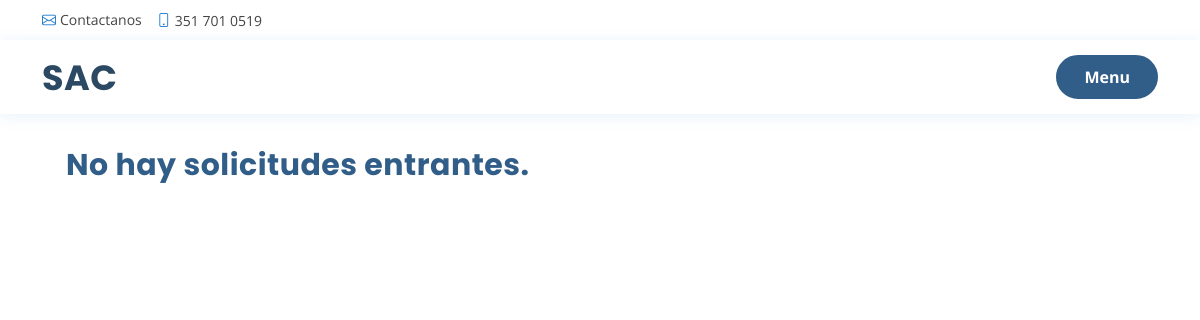
Before: /extraccionista/ (signed in) with the older database file.
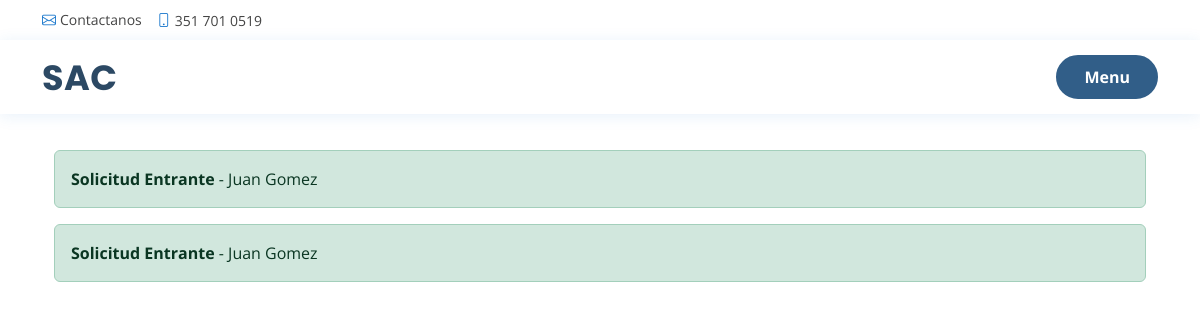
After: the same page with the newer database file.
### app/models.py (models this page shows, shortened)
class Solicitud(models.Model):
    ESTADO_CHOICES = [
        ('activa', 'Activa'),
        ('finalizada', 'Finalizada'),
    ]
    MP = models.CharField(("nombre pedido:"),max_length=25)
    DNI = models.CharField(("descripcion pedido"),max_length=25)
    fecha =  models.DateField (max_length=26)
    estado = models.CharField(max_length=10, choices=ESTADO_CHOICES, default='activa')
    paciente = models.ForeignKey(Paciente, on_delete=models.CASCADE, null=True)
    estudios = models.ManyToManyField(Estudio, blank=True , related_name='estudios')

class Paciente(models.Model):
    nombre = models.CharField(("Nombre"), max_length=50)
    apellido = models.CharField(("Apellido"), max_length=50)
    email = models.EmailField(("Email"), max_length=254, default='')
    descripcion = models.CharField(max_length=25)
    direccion = models.CharField(("Direccion"), max_length=50)
    tipo_documento = models.CharField(("Tipo Documento"), max_length=50)
    documento = models.CharField(("Numero Documento"), max_length=50)

### app/views.py (the view)
# urls.py: path("extraccionista/", extraccionista, name="extraccionista"),
def extraccionista(request):
    solicitudes_activas = Solicitud.objects.filter(estado='activa')
    return render(request, "extraccionista.html", {'solicitudes': solicitudes_activas})

### app/templates/extraccionista.html (shortened to what this page needs)
{% load static %}
{% if user.is_authenticated %}
{% if user.is_recep == False %}
<!DOCTYPE html>
<html lang="en">
<head>
  <link href="{% static 'assets/fontawesome-free/css/all.min.css' %}" rel="stylesheet">
  <link href="{% static 'assets/bootstrap/css/bootstrap.min.css' %}" rel="stylesheet">
  <link href="{% static 'assets/bootstrap-icons/bootstrap-icons.css' %}" rel="stylesheet">
  <link href="{% static 'assets/boxicons/css/boxicons.min.css' %}" rel="stylesheet">
  <link href="{% static 'assets/glightbox/css/glightbox.min.css' %}" rel="stylesheet">
  <link href="{% static 'assets/remixicon/remixicon.css' %}" rel="stylesheet">
  <link href="{% static 'assets/swiper/swiper-bundle.min.css' %}" rel="stylesheet">
  <link href="{% static 'assets/css/style.css' %}" rel="stylesheet">
<div id="topbar" class="d-flex align-items-center fixed-top">
  <div class="container d-flex justify-content-between">
    <div class="contact-info d-flex align-items-center">
      <i class="bi bi-envelope"></i> <a href="joaquinparraga51@gmail.com">Contactanos</a>
      <i class="bi bi-phone"></i> 351 701 0519
    </div>
  </div>
</div>
<header id="header" class="fixed-top">
  <div class="container d-flex align-items-center">
    <h1 class="logo me-auto"><a href= {%url "home" %} >SAC</a></h1>
    <a href="{% url 'menu_extraccionista' %}" class="buttonh"><span class="d-none d-md-inline">Menu</a>
  </div>
</header>
</head>
<body>
    <div class="container txt">
        <div class="container mt-5">
            {% for solicitud in solicitudes %}
            <a href="{% url 'solicitudext' solicitud.id %}">
            <div class="alert alert-success alert-dismissible fade show cur" role="alert">
                <strong>Solicitud Entrante </strong>- {{ solicitud.paciente.nombre }} {{ solicitud.paciente.apellido }}
            </div>
            </a>
            {% endfor %}
            {% if solicitudes|length == 0 %}
            <h3 class="logina">No hay solicitudes entrantes.</h3>
            {% endif %}
        </div>
    </div>
</body>
</html>
{% else %}
	<script>
	    window.location.href = "{% url 'solicitud' %}";
	</script>
	{% endif %}
  {% else %}
	<script>
	      window.location.href = "{% url 'home' %}";
   	 </script>
{% endif %}

### app/static/assets/css/style.css (style rules this page uses)
body { font-family: "Open Sans", sans-serif; color: #444444; }
a { color: #1977cc; text-decoration: none; }
h1, h2, h3, h4, h5, h6 { font-family: "Raleway", sans-serif; }
#topbar { background: #fff; height: 40px; font-size: 14px; transition: all 0.5s; z-index: 996; }
#topbar .contact-info a { line-height: 1; color: #444444; transition: 0.3s; }
#topbar .contact-info i { color: #1977cc; padding-right: 4px; margin-left: 15px; line-height: 0; }
#topbar .contact-info i:first-child { margin-left: 0; }
#header { background: #fff; transition: all 0.5s; z-index: 997; padding: 15px 0; top: 40px; box-shadow: 0px 2px 15px rgba(25, 119, 204, 0.1); }
#header .logo { font-size: 35px; margin: 0; padding: 0; line-height: 1; font-weight: 700; letter-spacing: 0.5px; font-family: "Poppins", sans-serif; }
#header .logo a { color: #2c4964; }
.txt { margin-top: 150px; }
.cur { cursor: pointer; }

Changed rows visible on the page:
added Solicitud: paciente.nombre "Juan", paciente.apellido "Gomez"
added Solicitud: paciente.nombre "Juan", paciente.apellido "Gomez"
Other visible differences:
text no longer shown: "No hay solicitudes entrantes."
